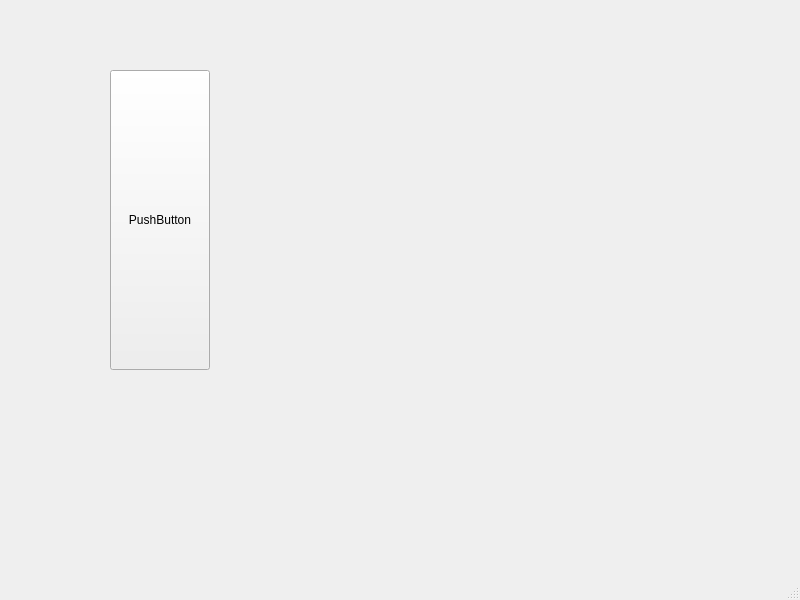
<?xml version="1.0" encoding="UTF-8"?>
<ui version="4.0">
 <class>MainWindow</class>
 <widget class="QMainWindow" name="MainWindow">
  <property name="geometry">
   <rect>
    <x>0</x>
    <y>0</y>
    <width>800</width>
    <height>600</height>
   </rect>
  </property>
  <property name="windowTitle">
   <string>MainWindow</string>
  </property>
  <widget class="QWidget" name="centralwidget">
   <widget class="QPushButton" name="pushButton">
    <property name="geometry">
     <rect>
      <x>110</x>
      <y>70</y>
      <width>100</width>
      <height>300</height>
     </rect>
    </property>
    <property name="minimumSize">
     <size>
      <width>100</width>
      <height>100</height>
     </size>
    </property>
    <property name="maximumSize">
     <size>
      <width>300</width>
      <height>300</height>
     </size>
    </property>
    <property name="text">
     <string>PushButton</string>
    </property>
   </widget>
  </widget>
  <widget class="QMenuBar" name="menubar">
   <property name="geometry">
    <rect>
     <x>0</x>
     <y>0</y>
     <width>800</width>
     <height>26</height>
    </rect>
   </property>
  </widget>
  <widget class="QStatusBar" name="statusbar"/>
 </widget>
 <resources/>
 <connections/>
</ui>
